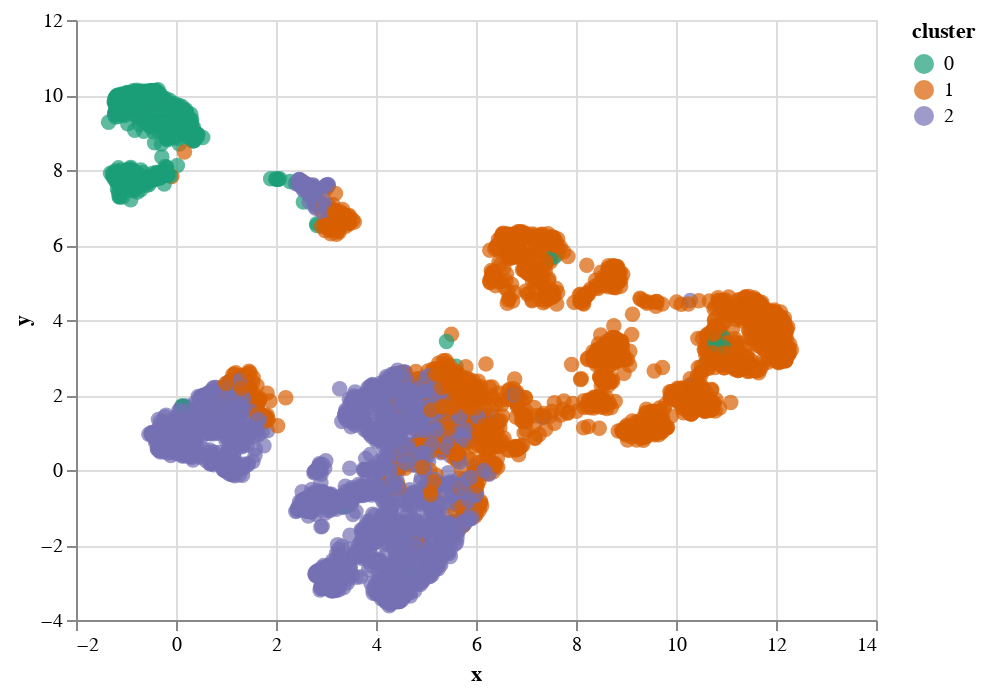

Notebook code cell kept with this figure:
### Code cell
alt.Chart(vis_data).mark_circle(size=60).encode(
    x='x',
    y='y',
    tooltip=['economy', 'regionwb'],
    color=alt.Color('cluster:N', scale=alt.Scale(scheme='dark2'))
).interactive()

### Figure 1 — Vega-Lite specification as saved in the notebook (floating-point values rounded to 4 significant figures; data arrays with more than 128 entries replaced by an {"elided": "..."} marker saying what was removed)
{"config": {"view": {"continuousWidth": 400, "continuousHeight": 300}}, "data": {"name": "data-97653032da71c9adfa9c5f52c10b07c3"}, "mark": {"type": "circle", "size": 60}, "encoding": {"color": {"field": "cluster", "scale": {"scheme": "dark2"}, "type": "nominal"}, "tooltip": [{"field": "economy", "type": "nominal"}, {"field": "regionwb", "type": "nominal"}], "x": {"field": "x", "type": "quantitative"}, "y": {"field": "y", "type": "quantitative"}}, "selection": {"selector004": {"type": "interval", "bind": "scales", "encodings": ["x", "y"]}}, "$schema": "https://vega.github.io/schema/vega-lite/v4.17.0.json", "datasets": {"data-97653032da71c9adfa9c5f52c10b07c3": {"elided": "5000 records"}}}
